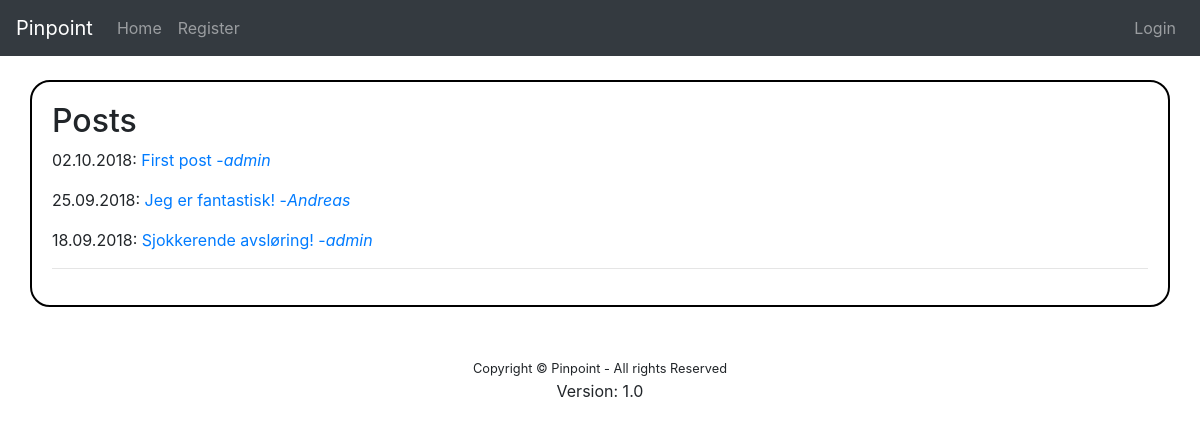
The app's page /, older data.
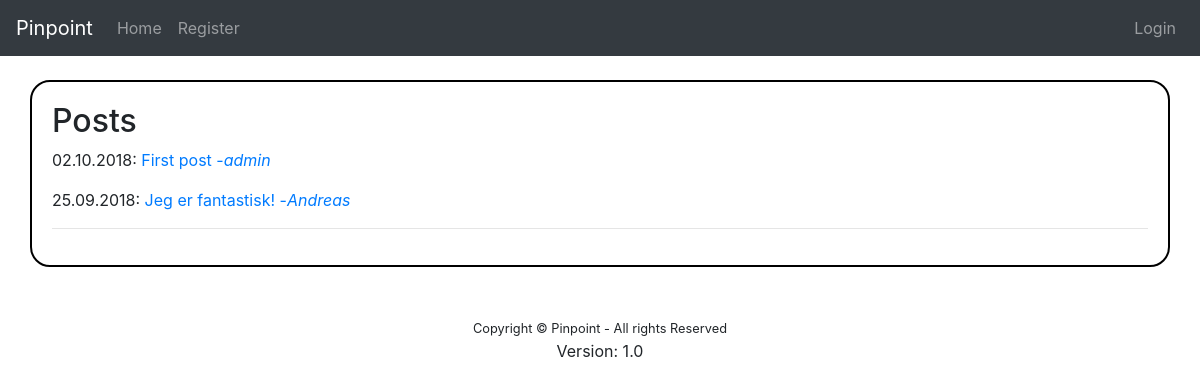
The same page, newer data.
### view_content/models.py (models this page shows, shortened)
class Post(models.Model):
    title = models.CharField(max_length=200)
    body = models.TextField()
    date = models.DateTimeField(auto_now_add=True)
    author = models.ForeignKey('auth.User', on_delete=models.CASCADE, related_name='author_of')
    editor = models.ForeignKey('auth.User', on_delete=models.CASCADE, related_name='editor_of', null=True)
    needs_proofreading = models.BooleanField(default=False)
    published = models.BooleanField(default=False)

### view_content/views.py (the view)
# urls.py: path('', views.index, name="home"),
def index(request):
    posts = Post.objects.all().order_by("-date")[:20]
    return render(request, "view_content/TEMPORARY.html", {'posts': posts})

### view_content/templates/view_content/TEMPORARY.html (shortened to what this page needs)
{% extends "base.html" %}
{% block content %}
	<h2>Posts</h2>
    {% for post in posts %}
        {% if post.published %}
            <span>{{ post.date|date:"d.m.Y" }}: </span>
            <a href="{% url 'detail' post.id %}">{{ post.title }}</a><a href="">   -<i>{{ post.author.username }}</i></a>
        {% endif %}
    {% endfor %}
    <hr>
{% endblock %}

Row changes from the older to the newer data that the page shows:
no longer on this page (row edited): Post: date "18.09.2018", title "Sjokkerende avsløring!", author.username "admin"
